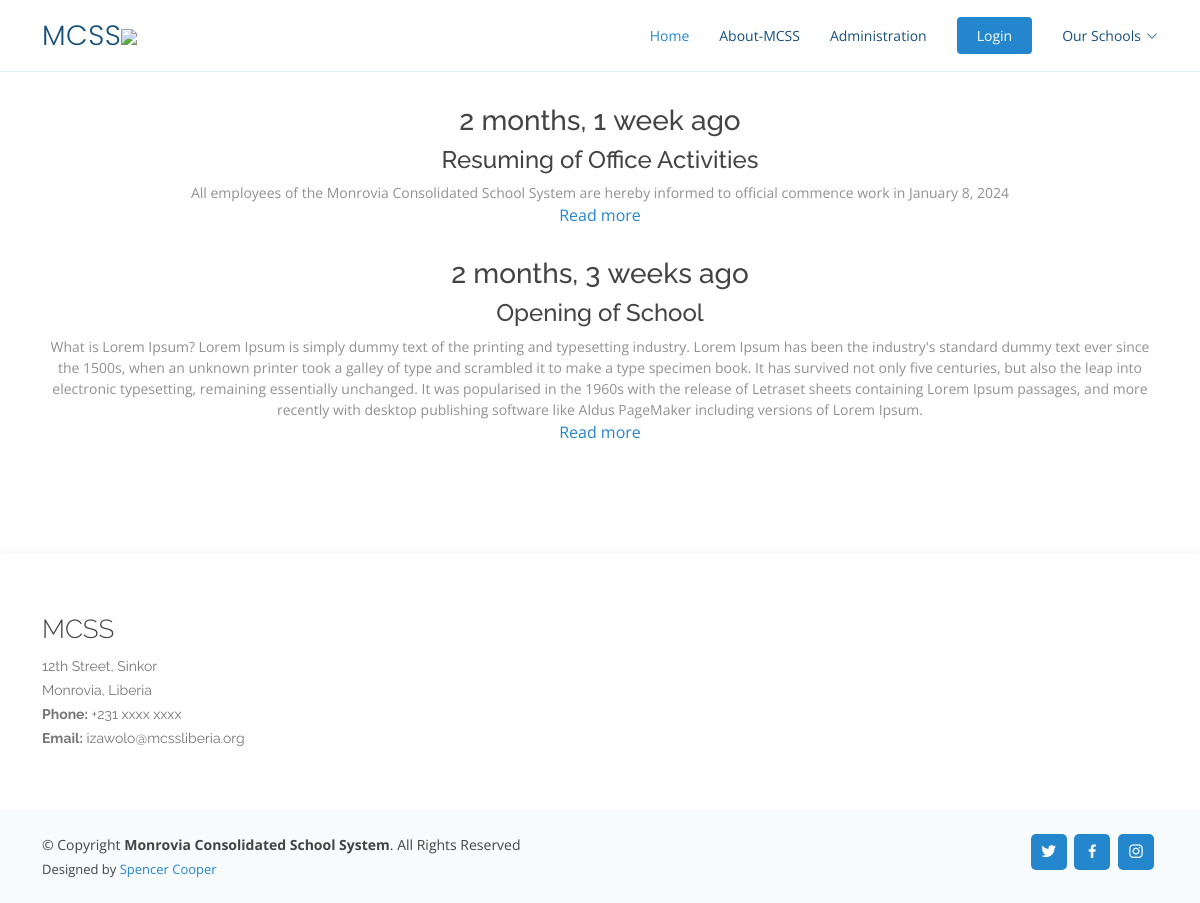
The page /news/ on the database as committed earlier.
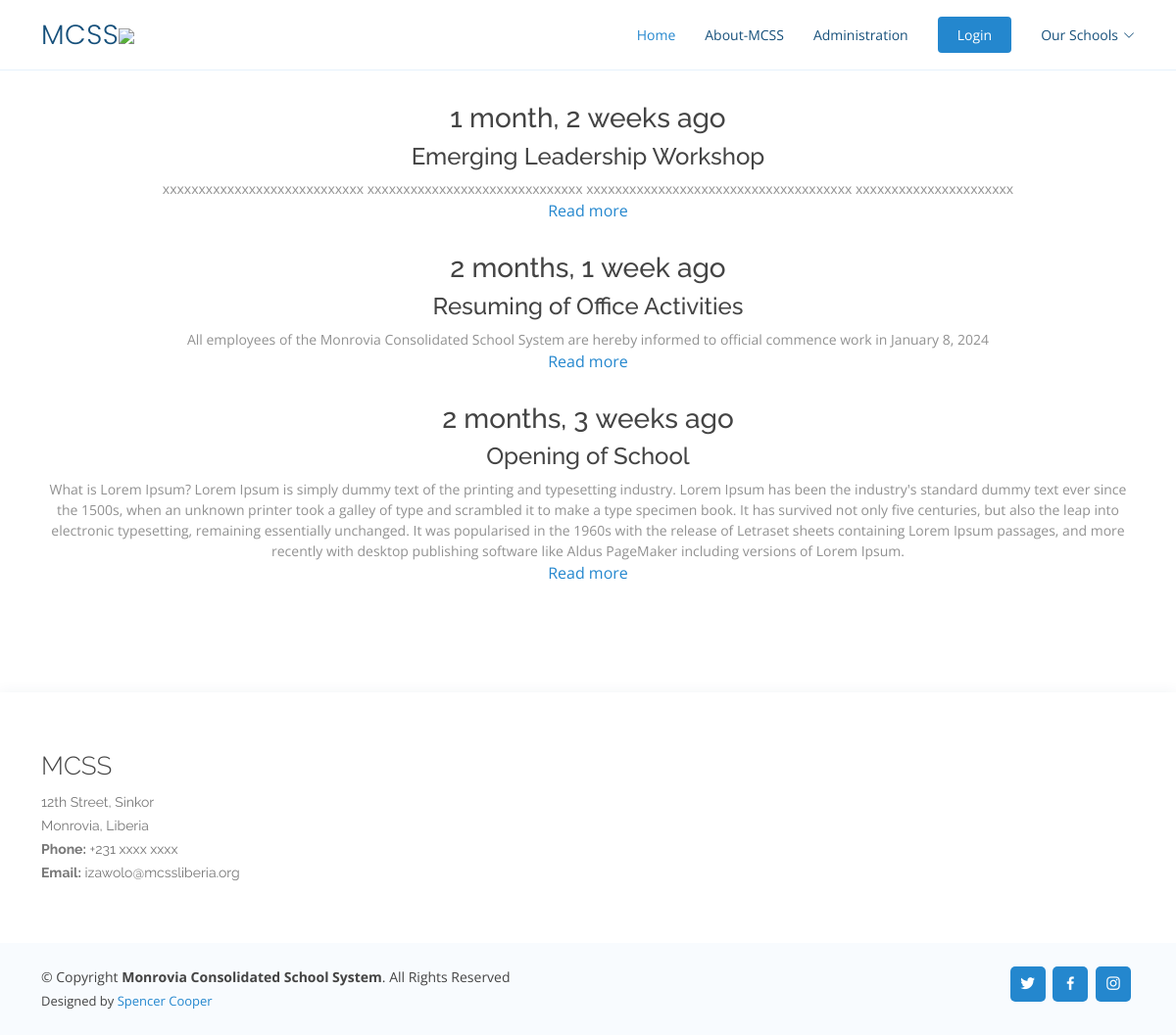
The same page on the database as committed later.
### blog/models.py (models this page shows, shortened)
class Post(models.Model):
    ACTIVE = 'active'
    DRAFT = 'draft'
    CHOICES_STATUS = (
        (ACTIVE, 'Active'),
        (DRAFT, 'Draft')
    )
    category = models.ForeignKey(Category, related_name='posts', on_delete=models.CASCADE)
    title = models.CharField(max_length=255)
    slug = models.SlugField()
    body = models.TextField()
    created_at = models.DateTimeField(auto_now_add=True)
    status = models.CharField(max_length=10, choices=CHOICES_STATUS, default=ACTIVE)
    image = models.ImageField(upload_to='uploads/', blank=True, null=True)
    image2 = models.ImageField(upload_to='uploads/', blank=True, null=True)
    image3 = models.ImageField(upload_to='uploads/', blank=True, null=True)
    image4 = models.ImageField(upload_to='uploads/', blank=True, null=True)
    image5 = models.ImageField(upload_to='uploads/', blank=True, null=True)
    class Meta:
        ordering = ('-created_at',)

### blog/views.py (the view)
# urls.py: path('<slug:slug>/', views.category, name='category_detail'),
def category(request, slug):
    category = get_object_or_404(Category, slug=slug)
    posts = category.posts.filter(status=Post.ACTIVE)
    return render(request, 'blog/category.html', {'category':category, 'posts': posts})

### blog/templates/blog/category.html (shortened to what this page needs)
{% extends 'core/base.html' %}
{% block content %}
<main id="main">
    <section id="about" class="about">
        <div class="container" data-aos="fade-up">
            <div class="form-group col-12">
                {% for post in posts %}
                <div class="section-title">
                    <h3>{{post.created_at|timesince}} ago</h3>
                    <h4>{{post.title|truncatewords:100}}</h4>
                    <p>{{post.body}}</p>
                    <a class="cta-btn" href="{% url 'post_detail' post.category.slug post.slug %}">Read more</a>
                </div>
                {% empty %}
                <div class="content">
                    <p>There is not post in this category...</p>
                </div>
                {% endfor %}
            </div>
        </div>
    </section>
  </main>
{% endblock %}

Rows that differ between the two databases and show on the page:
added Post: created_at "1 month, 2 weeks", title "Emerging Leadership Workshop", body "xxxxxxxxxxxxxxxxxxxxxxxxxxxx xxxxxxxxxxxxxxxxxxxxxxxxxxxxxx xxxxxxxxxxxxxxxxxxxxxxxxxxxxxxxxxxxxx xxxxxxxxxxxxxxxxxxxxxx"
